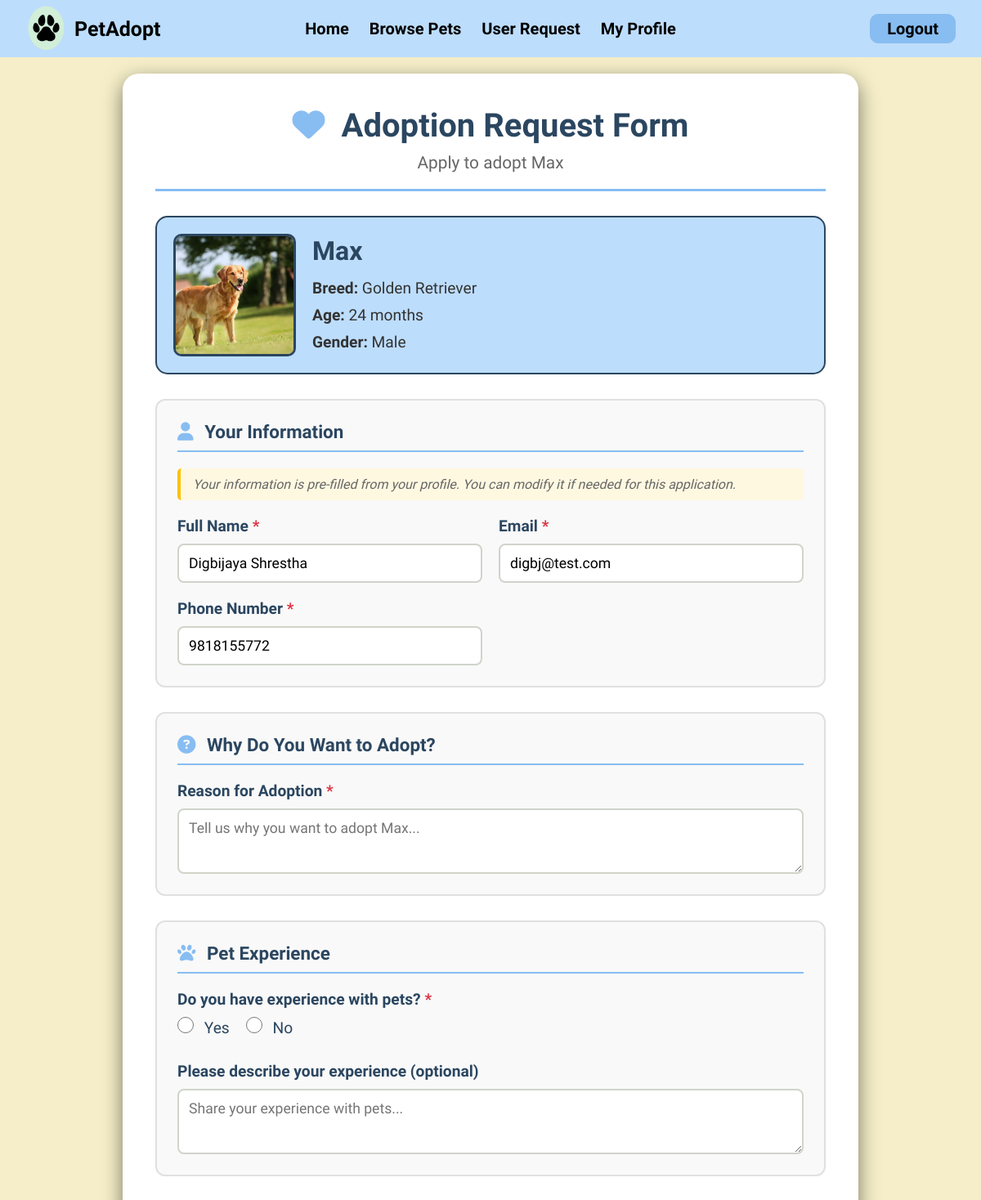
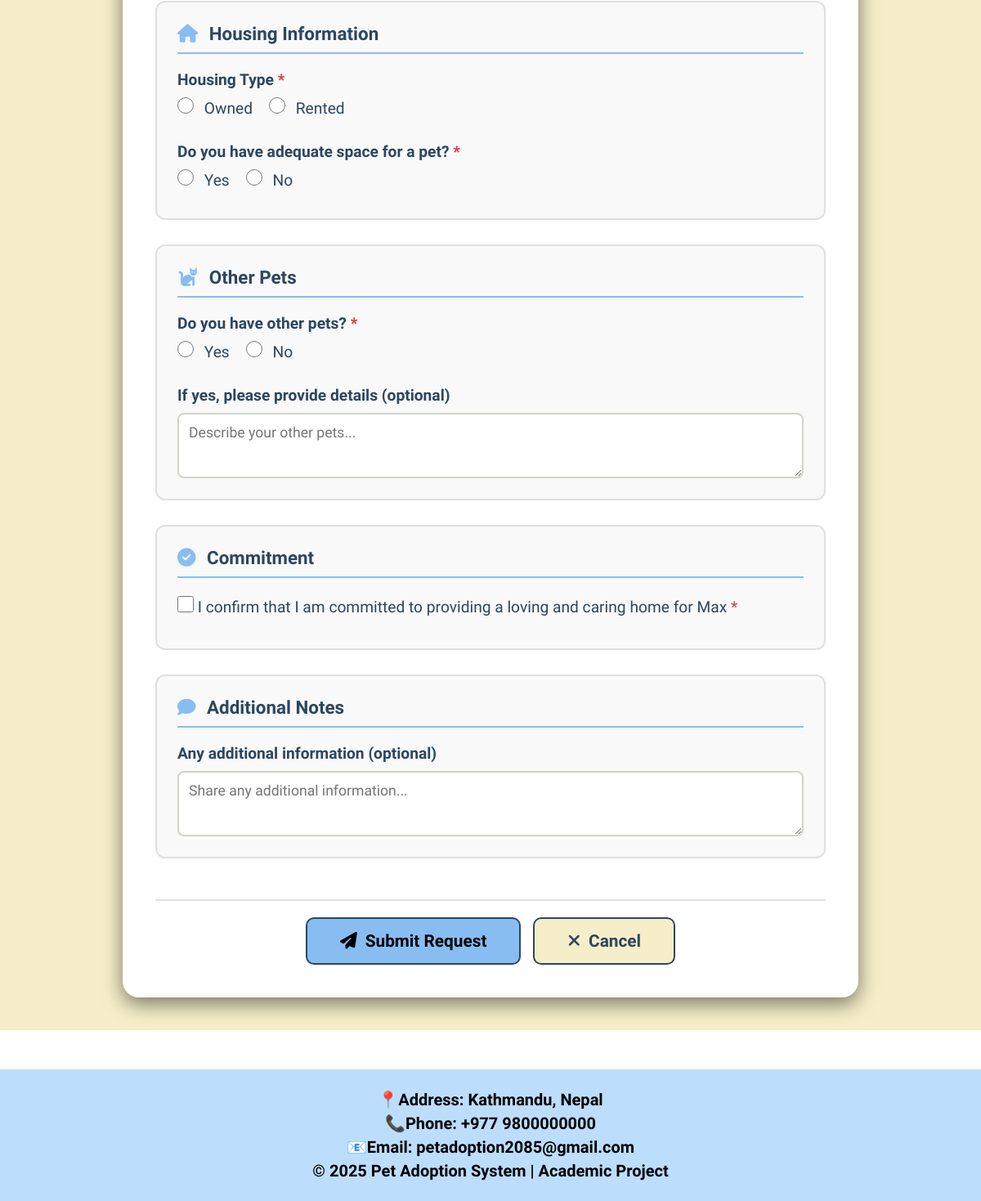
Page /adoptionRequest.php?pet_id=1 (signed in) on the committed database (2 pictures, top to bottom).
### tables this page shows
CREATE TABLE `pets` (
  `id` int(11) NOT NULL AUTO_INCREMENT,
  `name` varchar(255) NOT NULL,
  `age` int(11) NOT NULL,
  `gender` enum('Male','Female') NOT NULL,
  `breed` varchar(255) NOT NULL,
  `price` varchar(255) NOT NULL,
  `status` enum('available','adopted') NOT NULL DEFAULT 'available',
  `image` varchar(255) NOT NULL,
  `category` enum('dog','cat','rabbit','snake','bird') DEFAULT NULL,
  `description` text NOT NULL,
  `weight` varchar(10) DEFAULT NULL,
  `admin_id` int(11) DEFAULT NULL,
  PRIMARY KEY (`id`),
  KEY `fk_admin_pet` (`admin_id`),
  CONSTRAINT `fk_admin_pet` FOREIGN KEY (`admin_id`) REFERENCES `users` (`id`) ON DELETE CASCADE ON UPDATE CASCADE
);

CREATE TABLE `users` (
  `id` int(11) NOT NULL AUTO_INCREMENT,
  `full_name` varchar(255) NOT NULL,
  `email` varchar(255) NOT NULL,
  `phone_num` varchar(10) NOT NULL,
  `password` varchar(255) NOT NULL,
  `role` enum('user','admin','superadmin') NOT NULL DEFAULT 'user',
  `pet_id` int(11) DEFAULT NULL,
  PRIMARY KEY (`id`),
  UNIQUE KEY `email` (`email`),
  UNIQUE KEY `phone_num` (`phone_num`),
  KEY `pet_id` (`pet_id`)
);

### includes/functions.php (called while the page is built, shortened)
<?php
function sanitize_int(mixed $value): int {
    return (int) filter_var($value, FILTER_SANITIZE_NUMBER_INT);
}
function e(string $value): string {
    return htmlspecialchars($value, ENT_QUOTES | ENT_SUBSTITUTE, 'UTF-8');
}

### adoptionRequest.php (the view, shortened to what this page needs)
<?php
include("navbar.php");
include("includes/functions.php");
$pet_id  = sanitize_int($_GET['pet_id']);
$user_id = $_SESSION['id'];
$stmt = $con->prepare("SELECT * FROM pets WHERE id = ?");
$stmt->bind_param("i", $pet_id);
$stmt->execute();
$result = $stmt->get_result();
$pet    = $result->fetch_assoc();
$stmt = $con->prepare("SELECT * FROM users WHERE id = ?");
$stmt->bind_param("i", $user_id);
$stmt->execute();
$result = $stmt->get_result();
$user   = $result->fetch_assoc();
?>
<!DOCTYPE html>
<html>
<head>
    <link rel="stylesheet" href="assets/css/style.css">
    <link rel="stylesheet" href="https://cdnjs.cloudflare.com/ajax/libs/font-awesome/6.5.0/css/all.min.css">
</head>
<body>
    <div class="adoption-request-wrapper">
        <div class="adoption-request-container">
            <div class="adoption-header">
                <h1><i class="fas fa-heart"></i> Adoption Request Form</h1>
                <p>Apply to adopt <?php echo e($pet['name']); ?></p>
            </div>
            <div class="pet-summary-card">
                <img src="assets/images/<?php echo e($pet['image'] ?? 'default_pet.jpg'); ?>"
                     alt="<?php echo e($pet['name']); ?>">
                <div class="pet-summary-info">
                    <h2><?php echo e($pet['name']); ?></h2>
                    <p><strong>Breed:</strong> <?php echo e($pet['breed']); ?></p>
                    <p><strong>Age:</strong> <?php echo e($pet['age']); ?> months</p>
                    <p><strong>Gender:</strong> <?php echo e($pet['gender']); ?></p>
                </div>
            </div>
            <form method="POST" action="" class="adoption-form">
                <div class="form-section">
                    <h3><i class="fas fa-user"></i> Your Information</h3>
                    <p class="info-note">Your information is pre-filled from your profile. You can modify it if needed for this application.</p>
                    <div class="applicant-form-grid">
                        <div class="form-group-half">
                            <label for="full_name">Full Name <span class="required">*</span></label>
                            <input type="text" id="full_name" name="full_name"
                                value="<?php echo isset($_POST['full_name']) ? e($_POST['full_name']) : e($user['full_name']); ?>">
                        </div>
                        <div class="form-group-half">
                            <label for="email">Email <span class="required">*</span></label>
                            <input type="email" id="email" name="email"
                                value="<?php echo isset($_POST['email']) ? e($_POST['email']) : e($user['email']); ?>">
                        </div>
                        <div class="form-group-half">
                            <label for="phone_num">Phone Number <span class="required">*</span></label>
                            <input type="tel" id="phone_num" name="phone_num"
                                value="<?php echo isset($_POST['phone_num']) ? e($_POST['phone_num']) : e($user['phone_num']); ?>">
                        </div>
                    </div>
                </div>
                <div class="form-section">
                    <h3><i class="fas fa-question-circle"></i> Why Do You Want to Adopt?</h3>
                    <div class="form-group-full">
                        <label for="reason">Reason for Adoption <span class="required">*</span></label>
                        <textarea id="reason" name="reason" rows="4"
                            placeholder="Tell us why you want to adopt <?php echo e($pet['name']); ?>..."><?php echo isset($_POST['reason']) ? e($_POST['reason']) : ''; ?></textarea>
                    </div>
                </div>
                <div class="form-section">
                    <h3><i class="fas fa-paw"></i> Pet Experience</h3>
                    <div class="form-group-full">
                        <label>Do you have experience with pets? <span class="required">*</span></label>
                        <div class="radio-group">
                            <label class="radio-label">
                                <input type="radio" name="has_experience" value="yes"
                                    <?php echo (isset($_POST['has_experience']) && $_POST['has_experience'] == 'yes') ? 'checked' : ''; ?>>
                                <span>Yes</span>
                            </label>
                            <label class="radio-label">
                                <input type="radio" name="has_experience" value="no"
                                    <?php echo (isset($_POST['has_experience']) && $_POST['has_experience'] == 'no') ? 'checked' : ''; ?>>
                                <span>No</span>
                            </label>
                        </div>
                    </div>
                    <div class="form-group-full">
                        <label for="experience_details">Please describe your experience (optional)</label>
                        <textarea id="experience_details" name="experience_details" rows="3"
                            placeholder="Share your experience with pets..."><?php echo isset($_POST['experience_details']) ? e($_POST['experience_details']) : ''; ?></textarea>
                    </div>
                </div>
                <div class="form-section">
                    <h3><i class="fas fa-home"></i> Housing Information</h3>
                    <div class="form-group-full">
                        <label>Housing Type <span class="required">*</span></label>
                        <div class="radio-group">
                            <label class="radio-label">
                                <input type="radio" name="housing_type" value="owned"
                                    <?php echo (isset($_POST['housing_type']) && $_POST['housing_type'] == 'owned') ? 'checked' : ''; ?>>
                                <span>Owned</span>
                            </label>
                            <label class="radio-label">
                                <input type="radio" name="housing_type" value="rented"
                                    <?php echo (isset($_POST['housing_type']) && $_POST['housing_type'] == 'rented') ? 'checked' : ''; ?>>
                                <span>Rented</span>
                            </label>
                        </div>
                    </div>
                    <div class="form-group-full">
                        <label>Do you have adequate space for a pet? <span class="required">*</span></label>
                        <div class="radio-group">
                            <label class="radio-label">
                                <input type="radio" name="has_space" value="yes"
                                    <?php echo (isset($_POST['has_space']) && $_POST['has_space'] == 'yes') ? 'checked' : ''; ?>>
                                <span>Yes</span>
                            </label>
                            <label class="radio-label">
                                <input type="radio" name="has_space" value="no"
                                    <?php echo (isset($_POST['has_space']) && $_POST['has_space'] == 'no') ? 'checked' : ''; ?>>
                                <span>No</span>
                            </label>
                        </div>
                    </div>
                </div>
                <div class="form-section">
                    <h3><i class="fas fa-cat"></i> Other Pets</h3>
                    <div class="form-group-full">
                        <label>Do you have other pets? <span class="required">*</span></label>
                        <div class="radio-group">
                            <label class="radio-label">
                                <input type="radio" name="has_other_pets" value="yes"
                                    <?php echo (isset($_POST['has_other_pets']) && $_POST['has_other_pets'] == 'yes') ? 'checked' : ''; ?>>
                                <span>Yes</span>
                            </label>
                            <label class="radio-label">
                                <input type="radio" name="has_other_pets" value="no"
                                    <?php echo (isset($_POST['has_other_pets']) && $_POST['has_other_pets'] == 'no') ? 'checked' : ''; ?>>
                                <span>No</span>
                            </label>
                        </div>
                    </div>
                    <div class="form-group-full">
                        <label for="other_pets_details">If yes, please provide details (optional)</label>
                        <textarea id="other_pets_details" name="other_pets_details" rows="3"
                            placeholder="Describe your other pets..."><?php echo isset($_POST['other_pets_details']) ? e($_POST['other_pets_details']) : ''; ?></textarea>
                    </div>
                </div>
                <div class="form-section">
                    <h3><i class="fas fa-check-circle"></i> Commitment</h3>
                    <div class="form-group-full">
                        <label class="checkbox-label">
                            <input type="checkbox" name="commitment_confirmed" value="yes">
                            <span>I confirm that I am committed to providing a loving and caring home for <?php echo e($pet['name']); ?> <span class="required">*</span></span>
                        </label>
                    </div>
                </div>
                <div class="form-section">
                    <h3><i class="fas fa-comment"></i> Additional Notes</h3>
                    <div class="form-group-full">
                        <label for="additional_notes">Any additional information (optional)</label>
                        <textarea id="additional_notes" name="additional_notes" rows="3"
                            placeholder="Share any additional information..."><?php echo isset($_POST['additional_notes']) ? e($_POST['additional_notes']) : ''; ?></textarea>
                    </div>
                </div>
                <div class="form-actions">
                    <button type="submit" class="btn-submit-request">
                        <i class="fas fa-paper-plane"></i> Submit Request
                    </button>
                    <a href="pet-details.php?id=<?php echo $pet_id; ?>" class="btn-cancel-request">
                        <i class="fas fa-times"></i> Cancel
                    </a>
                </div>
            </form>
        </div>
    </div>
</body>
<?php include("footer.php"); ?>
</html>

### assets/css/style.css (style rules this page uses)
* { margin: 0; padding: 0; box-sizing: border-box; font-family: "Agdasima", sans-serif; }
body { display: flex; flex-direction: column; }
a { text-decoration: none; }
button, a.cancel-btn { text-align: center; border: none; border-radius: 10px; padding: 0.8rem 1.5rem; font-size: 1.5rem; font-weight: bold; background-color: #ffffff; border: 2px solid #2b4660; color: #2b4660; text-decoration: none; }
form { text-align: left; display: flex; flex-direction: column; gap: 0.5rem; }
label { font-size: 1.25rem; font-weight: bold; color: #2b4660; }
textarea { height: 80px; margin-bottom: 0rem; }
.adoption-request-wrapper { background-color: #f5eec8; min-height: 100vh; padding: 90px 20px 40px; }
.adoption-request-container { max-width: 900px; margin: 0 auto; background-color: #ffffff; border-radius: 20px; box-shadow: 0 8px 25px rgba(0, 0, 0, 0.5); padding: 40px; }
.adoption-header { text-align: center; margin-bottom: 30px; padding-bottom: 20px; border-bottom: 3px solid #88bdf2; }
.adoption-header h1 { font-size: 2.5rem; color: #2b4660; margin-bottom: 10px; }
.adoption-header h1 i { color: #88bdf2; margin-right: 10px; }
.adoption-header p { font-size: 1.3rem; color: #666; }
.pet-summary-card { background-color: #bdddfc; border: 2px solid #2b4660; border-radius: 15px; padding: 20px; display: flex; gap: 20px; margin-bottom: 30px; }
.pet-summary-card img { width: 150px; height: 150px; object-fit: cover; border-radius: 10px; border: 3px solid #2b4660; }
.pet-summary-info { flex: 1; display: flex; flex-direction: column; justify-content: center; }
.pet-summary-info h2 { font-size: 2rem; color: #2b4660; margin-bottom: 10px; }
.pet-summary-info p { font-size: 1.2rem; color: #333; margin: 5px 0; }
.info-note { font-size: 1rem; color: #666; font-style: italic; margin-bottom: 20px; padding: 10px 15px; background-color: #fff8e1; border-left: 4px solid #ffc107; border-radius: 5px; }
.applicant-form-grid { display: grid; grid-template-columns: repeat(2, 1fr); gap: 20px; }
.form-group-half { display: flex; flex-direction: column; }
.form-group-half label { display: block; font-size: 1.2rem; font-weight: bold; color: #2b4660; margin-bottom: 10px; }
.form-group-half input[type="text"], .form-group-half input[type="email"], .form-group-half input[type="tel"] { width: 100%; padding: 12px; border: 2px solid #d0d4ca; border-radius: 8px; font-size: 1.1rem; font-family: "Agdasima", sans-serif; transition: border-color 0.3s ease; }
.adoption-form { display: flex; flex-direction: column; gap: 30px; }
.form-section { background-color: #f9f9f9; border: 2px solid #e0e0e0; border-radius: 12px; padding: 25px; }
.form-section h3 { font-size: 1.4rem; color: #2b4660; margin-bottom: 20px; padding-bottom: 10px; border-bottom: 2px solid #88bdf2; }
.form-section h3 i { margin-right: 8px; color: #88bdf2; }
.form-group-full { margin-bottom: 20px; }
.form-group-full:last-child { margin-bottom: 0; }
.form-group-full label { display: block; font-size: 1.2rem; font-weight: bold; color: #2b4660; margin-bottom: 10px; }
.required { color: #dc3545; font-weight: bold; }
.adoption-form textarea { width: 100%; padding: 12px; border: 2px solid #d0d4ca; border-radius: 8px; font-size: 1.1rem; font-family: "Agdasima", sans-serif; resize: vertical; transition: border-color 0.3s ease; }
.radio-group { display: flex; gap: 20px; margin-top: 10px; }
.radio-label { display: flex; align-items: center; cursor: pointer; font-size: 1.1rem; color: #333; }
.radio-label input[type="radio"] { width: 20px; height: 20px; margin-right: 8px; cursor: pointer; }
.radio-label span { font-weight: normal; }
.checkbox-label { display: flex; align-items: flex-start; cursor: pointer; font-size: 1.1rem; color: #333; gap: 10px; }
.checkbox-label input[type="checkbox"] { width: 20px; height: 20px; margin-top: 2px; cursor: pointer; flex-shrink: 0; }
.checkbox-label span { font-weight: normal; line-height: 1.5; }
.form-actions { display: flex; gap: 15px; justify-content: center; margin-top: 20px; padding-top: 20px; border-top: 2px solid #e0e0e0; }
.btn-submit-request, .btn-cancel-request { padding: 15px 40px; font-size: 1.3rem; font-weight: bold; border: 2px solid #2b4660; border-radius: 10px; cursor: pointer; transition: all 0.3s ease; text-decoration: none; display: inline-flex; align-items: center; gap: 10px; }
.btn-submit-request { background-color: #88bdf2; color: #000000; }
.btn-cancel-request { background-color: #f5eec8; color: #2b4660; }

### rows in the picture
pets: name "Max", image (picture), breed "Golden Retriever", age "24", gender "Male", reason "Tell us why you want to adopt Max..."
users: full_name "Digbijaya Shrestha", email "digbj@test.com", phone_num "9818155772"
